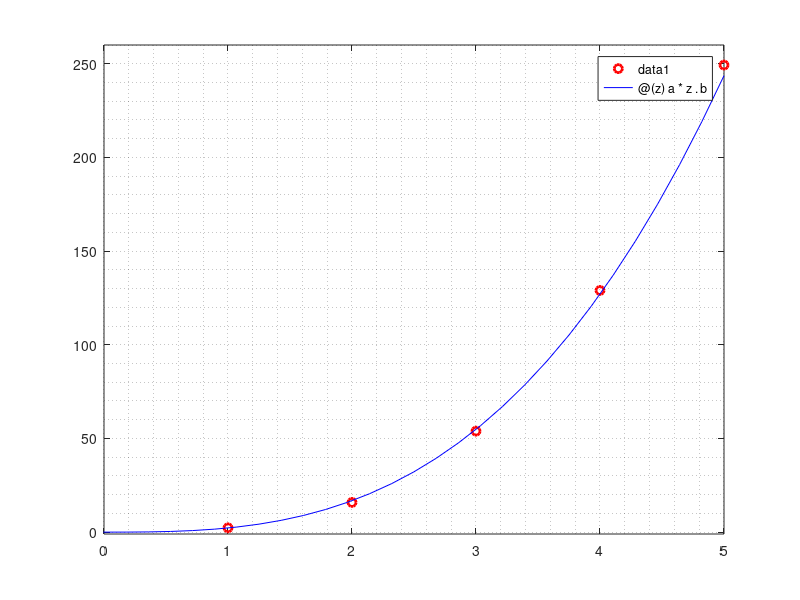

This figure's MATLAB source:
% Exponential Fit ax^b
clc
close all
clear

format long
x = [1 2 3 4 5];
y = [2.3 15.86 53.9 129 249.3];
n = length(x);
X = log(x);
Y = log(y);
XX = X.^2;
XY = X.*Y;
sum_X = sum(X);
sum_Y = sum(Y);
sum_XY = sum(XY);
sum_XX = sum(XX);

P = [sum_Y sum_XY]';
R = [n sum_X
    sum_X sum_XX];
Q = R\P;
a = exp(Q(1));
b = Q(2);


f = @(z) a*z.^b;
plot(x,y,'or','linewidth',2);
hold on;
fplot(f,'-b');
hold off;
axis([0 5 -1 260]);
grid minor;

